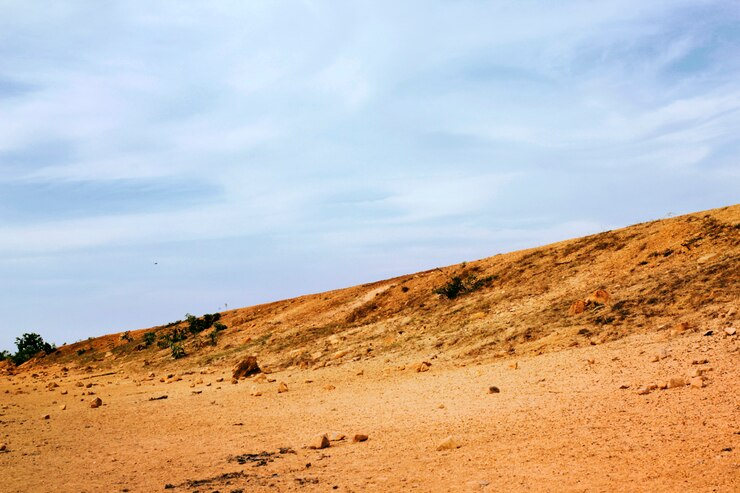
#> input picture img/ruta-vista-inclinada-que-cruza-horizonte.jpg, 740 x 493 px
$ python -i rotacion_imagen.py   (imports and definitions only)
#> lines starting #> are read from the running program, lines starting #| are printed output that depends on the picture; after the words box and inside, x2 and y2 are one past the last pixel; in counts of white or black regions, pixels touching at a corner belong together
import cv2
import numpy as np
import json

def calcular_angulo_rotacion(imagen_path):
    # Cargar la imagen
    imagen = cv2.imread(imagen_path)
#> imagen is the input picture: shape (493, 740, 3); mean B, G, R 167.1, 182, 199.2
    if imagen is None:
        print("Error al cargar la imagen")
        return

    # Redimensionar la imagen para acelerar el procesamiento
    imagen_redimensionada = cv2.resize(imagen, (800, int(imagen.shape[0] * 800 / imagen.shape[1])))

    # Convertir la imagen a escala de grises
    gris = cv2.cvtColor(imagen_redimensionada, cv2.COLOR_BGR2GRAY)
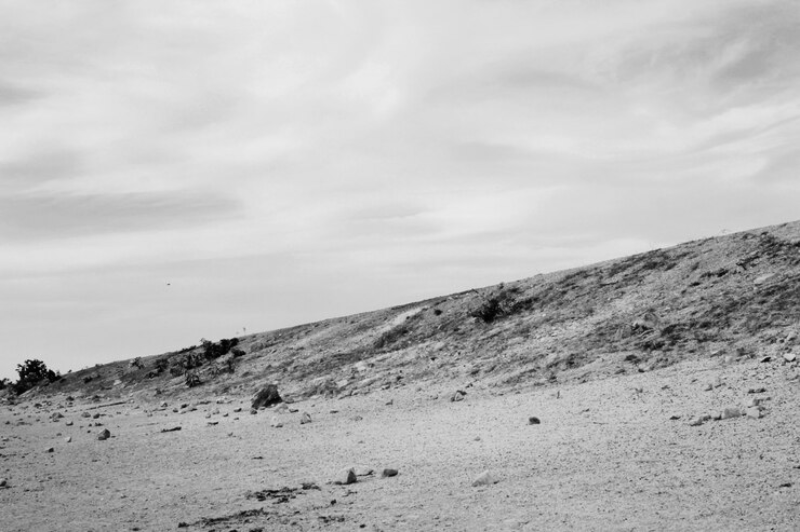
#> gris: shape (532, 800); min 1, max 236, mean 185.4

    # Aplicar un desenfoque para reducir el ruido
    gris = cv2.GaussianBlur(gris, (5, 5), 0)

    # Aplicar el detector de bordes de Canny
    bordes = cv2.Canny(gris, 50, 150)
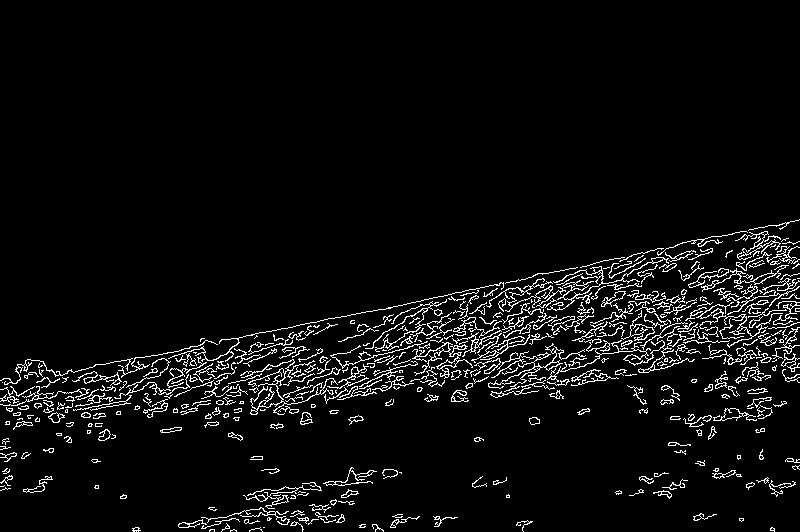
#> bordes: shape (532, 800); 5.2% white in thin lines or dots, all inside (x1, y1, x2, y2) = (0, 219, 800, 532)

    # Detectar líneas usando la Transformada de Hough
    lineas = cv2.HoughLines(bordes, 1, np.pi / 180, 200)
#> lineas = 67 rows, first 8: [381, 1.36], [416, 1.4], [400, 1.48], [396, 1.48], [417, 1.36], [407, 1.41], [404, 1.47], [410, 1.43]

    if lineas is None:
        print("No se detectaron líneas en la imagen.")
        return

    # Filtrar las líneas horizontales y calcular el ángulo promedio
    angulos = []
    for linea in lineas:
        rho, theta = linea[0]
        angulo = np.degrees(theta)
        if 80 < angulo < 100 or -100 < angulo < -80:  # Filtro para líneas horizontales
            angulos.append(angulo - 90)
#> this loop made 67 passes
#> (rho, theta, angulo) on passes 1 to 12: (381, 1.36, 78), (416, 1.4, 80), (400, 1.48, 85), (396, 1.48, 85), (417, 1.36, 78), (407, 1.41, 81), (404, 1.47, 84), (410, 1.43, 82), (376, 1.38, 79), (400, 1.45, 83), (405, 1.45, 83), (399, 1.43, 82)
#> after the loop, angulos = 44 values, max -1 at index 43, min -9 at index 2, mean -6.23

    if len(angulos) == 0:
        print("No se detectaron líneas horizontales en la imagen.")
        return

    # Calcular el ángulo de rotación promedio
    angulo_rotacion = np.mean(angulos)
#> angulo_rotacion = -6.23

    print(f"Ángulo de rotación estimado: {angulo_rotacion:.2f} grados")
#| Ángulo de rotación estimado: -6.23 grados

    # Devolver el ángulo de rotación estimado
    return angulo_rotacion

# Ruta de la imagen
# [1 line not run here, left out]

# Calcular el ángulo de rotación
# [1 line that did not run here, left out]

# [5 lines not run here, left out]

>>> result = calcular_angulo_rotacion('../img/ruta-vista-inclinada-que-cruza-horizonte.jpg')
#> result = -6.23
